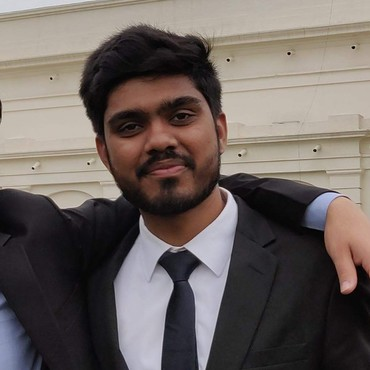
#> input picture earth_ar_with_face_recognition/test.jpg, 370 x 370 px, given in place of the camera
$ python sketch_generate.py
#> lines starting #> are read from the running program, lines starting #| are printed output that depends on the picture
import cv2
import numpy as np

cam = cv2.VideoCapture(0)
while True:

	ret, jc = cam.read()
#> jc is the input picture: shape (370, 370, 3); mean B, G, R 95, 99, 108.3
	scale_percent = 1.0


	width = int(jc.shape[1]*scale_percent)
#> width = 370
	height = int(jc.shape[0]*scale_percent)
#> height = 370

	width = 1366
	height = 768

	dim = (width,height)
	resized = cv2.resize(jc,dim,interpolation = cv2.INTER_AREA)
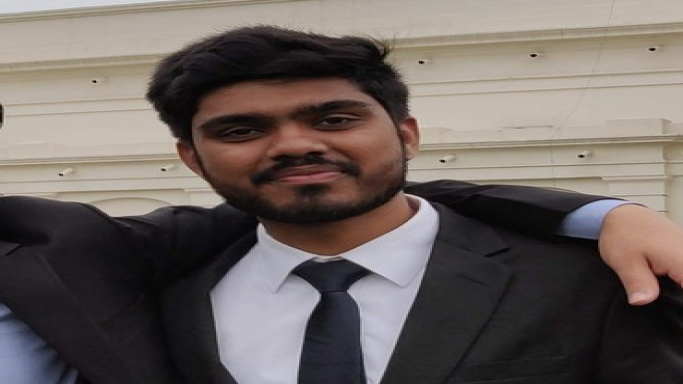
#> resized: shape (768, 1366, 3) (shown at 1/2 size); mean B, G, R 95, 98.9, 108.3

	kernel_sharpening = np.array([[-1,-1,-1],
	                              [-1, 9,-1],
	                              [-1,-1,-1]])
	sharpened = cv2.filter2D(resized,-1,kernel_sharpening)
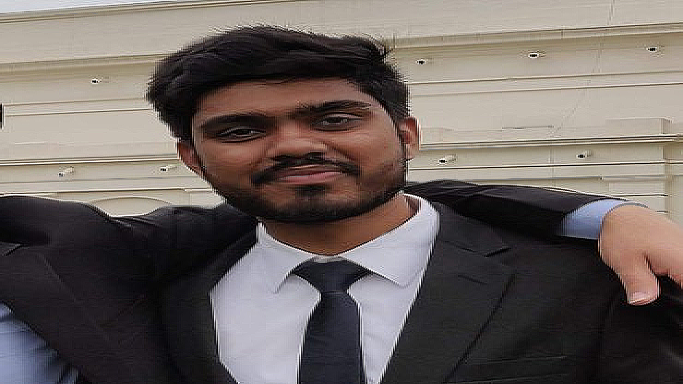
#> sharpened: shape (768, 1366, 3) (shown at 1/2 size); mean B, G, R 95.3, 99.2, 108.3


	gray = cv2.cvtColor(sharpened , cv2.COLOR_BGR2GRAY)
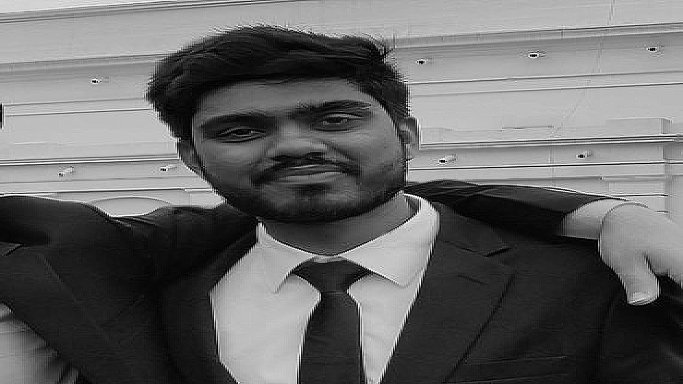
#> gray: shape (768, 1366) (shown at 1/2 size); min 0, max 255, mean 101.5
	inv = 255-gray
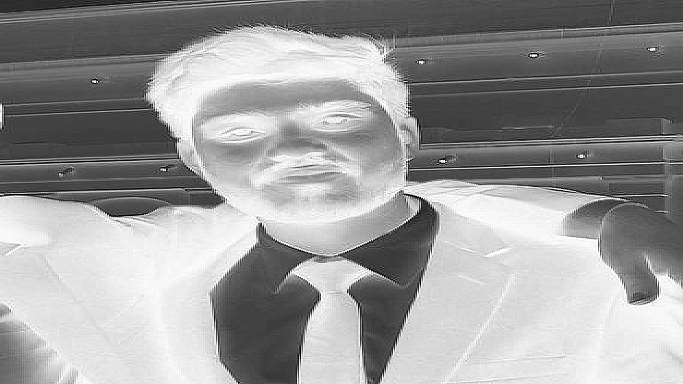
#> inv: shape (768, 1366) (shown at 1/2 size); min 0, max 255, mean 153.5
	gauss = cv2.GaussianBlur(inv,ksize=(15,15),sigmaX=0,sigmaY=0)
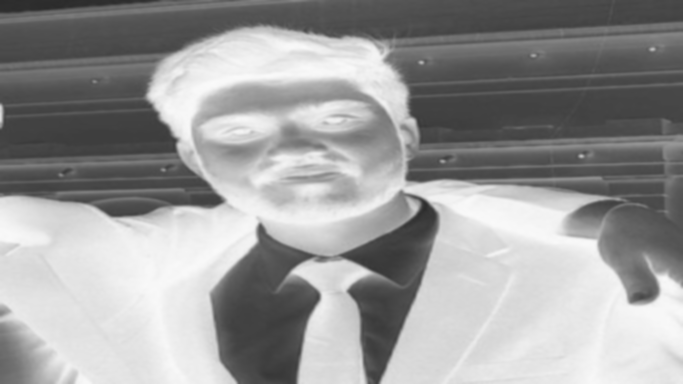
#> gauss: shape (768, 1366) (shown at 1/2 size); min 42, max 250, mean 153.5

	def dodgeV2(image,mask):
	    return cv2.divide(image,255-mask,scale=256)
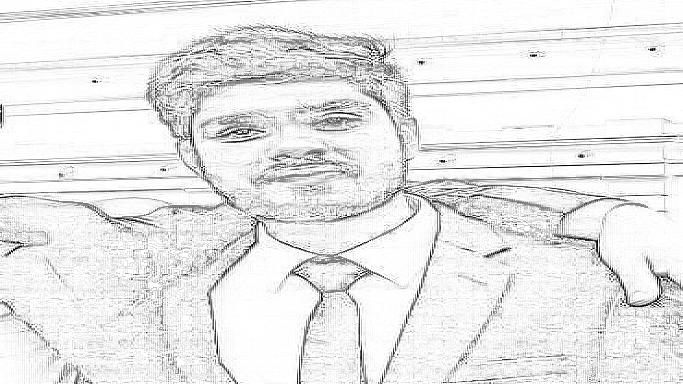
#> returned value: shape (768, 1366) (shown at 1/2 size); min 0, max 255, mean 232.2

	pencil_jc = dodgeV2(gray,gauss)


	# [5 lines of commented-out code are left out]
	cv2.imshow('pencil sketch',pencil_jc)
	if cv2.waitKey(1) & 0xFF == ord('q'):
#> (key q is pressed here)
	            break
	# cv2.waitKey(0)
